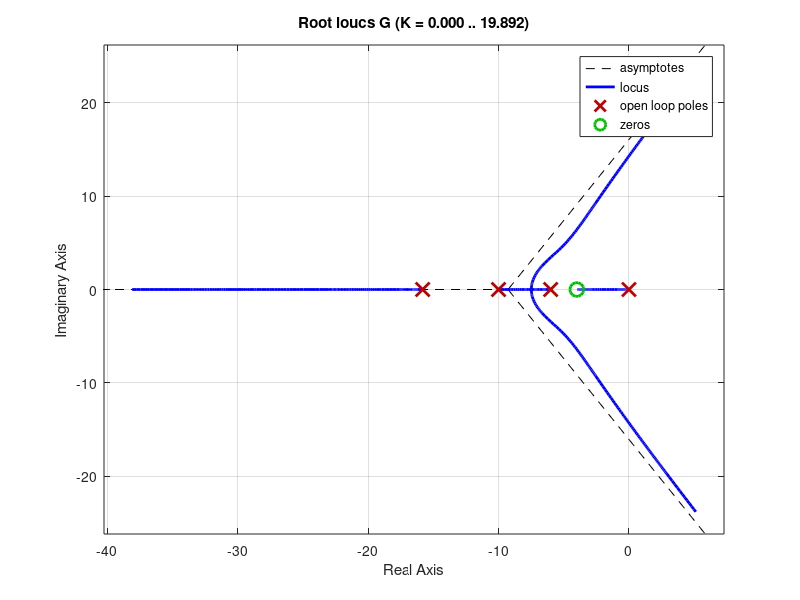

Write MATLAB code to recreate this figure. (Note: this script raises an error after producing the figure.)
%sistema sin compensar
numG=1128.435*poly([-4]);
denG=poly([0 -6 -10 -15.8169]);
G=tf(numG,denG)
OS=20;
z=log(OS/100)/sqrt(pi^2+[log(OS/100)]^2)
rlocus(G)
sgrid(z,7.9762)
[K,p]=rlocfind(G)
pause
T=feedback(G,1)
step(T)
title(['Respuesta al escalón unitario para K=',num2str(K)])